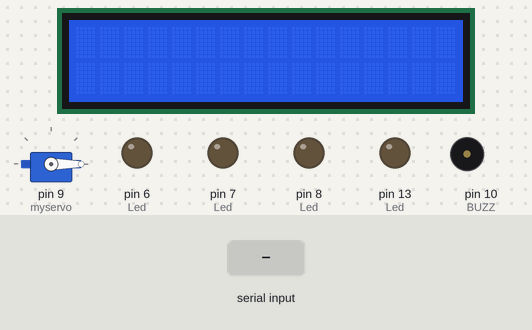
A sketch run on a simulated Arduino Uno, built with avr-gcc and run on an emulated ATmega328P. On the bench: servo, 16×2 character LCD, output pins drawn as LEDs (lit = HIGH), buzzer (waves = sounding). The test bench sets the inputs (shaded band). Pins used as bus, display or sensor lines are not drawn.

Above: at 1.2 s.
1.3 s: "O" received over the second serial link
At 3.0 s:
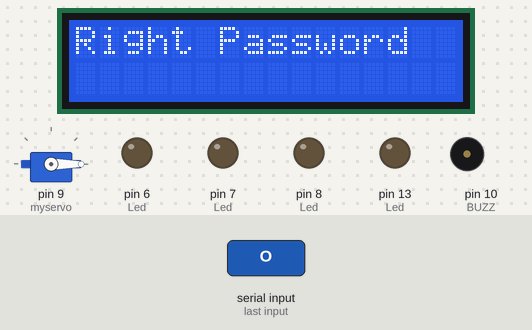
7.3 s: "W" received over the second serial link
At 8.8 s:
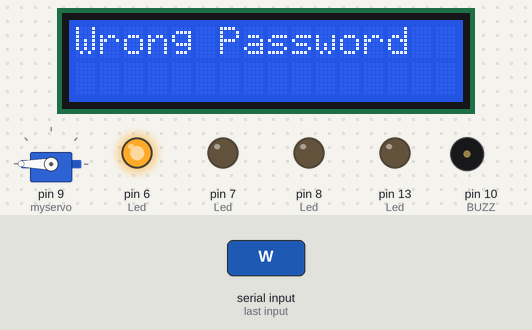
10.3 s: "T" received over the second serial link
At 12.7 s:
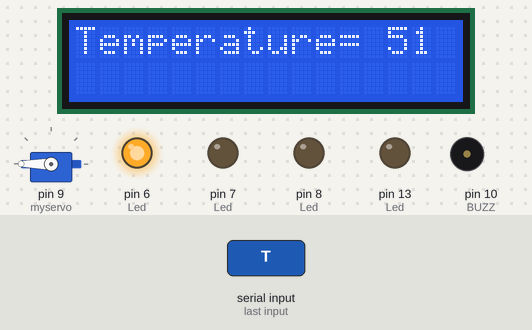
16.3 s: "C" received over the second serial link
22.1 s: "N" received over the second serial link
At 25.0 s:
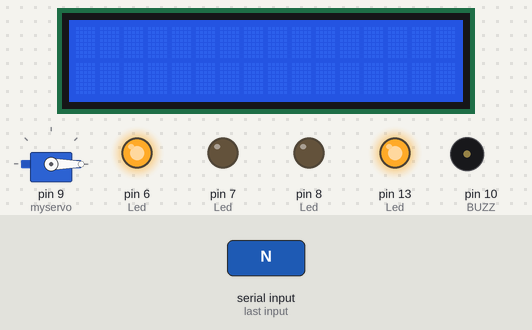
25.1 s: "F" received over the second serial link
At 27.0 s:
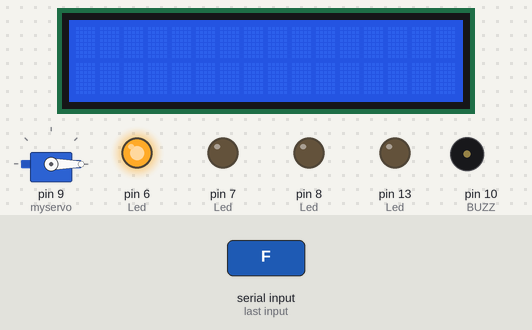
Timing chart, 0 to 28.5 s (numbered marks = the images above; inputs shaded):
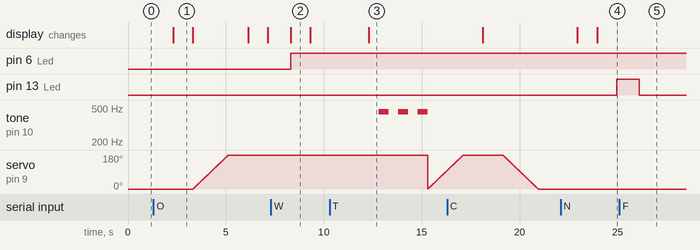

The sketch:

Smart_Home.ino
```cpp
#include <LiquidCrystal.h>
#include <SoftwareSerial.h>
#include <Servo.h> // servo library
#include <EEPROM.h>
#include <Wire.h>
#include "MAX30105.h"
#include "heartRate.h"

MAX30105 particleSensor;
SoftwareSerial Blue = SoftwareSerial(0, 1);
Servo myservo; // servo name
LiquidCrystal lcd(12, 11, 5, 4, 3, 2);

byte ledBrightness = 255;
const byte RATE_SIZE = 4; //Increase this for more averaging. 4 is good.
byte rates[RATE_SIZE]; //Array of heart rates
byte rateSpot = 0;
long lastBeat = 0; //Time at which the last beat occurred
float beatsPerMinute;
int beatAvg;

int BUZZ = 10;
String data = " ";
int opened = 0;

void setup() {
  // put your setup code here, to run once:
  pinMode(0, INPUT);  //RX
  pinMode(1, OUTPUT); //TX
  pinMode(6, OUTPUT); //Led
  pinMode(7, OUTPUT); //Led
  pinMode(8, OUTPUT); //Led
  pinMode(9, OUTPUT); //servo
  pinMode(10, OUTPUT); //buzzer
  pinMode(13, OUTPUT); //Led
  pinMode(14, OUTPUT); //temp sensor
  pinMode(18, OUTPUT); //heart rate sensor SCL
  pinMode(19, OUTPUT);//heart rate sensor SDA
  myservo.attach(9); //attaches the servo to digital pin 9
  myservo.write(0);

  Wire.begin();
  Serial.begin(115200); //heart rate sensor
  Blue.begin(9600); //Set the baud rate as 9600
  lcd.begin(16, 2); //initialize the lcd for 16 chars 2 lines
  lcd.clear();
  noTone(10);

}

void loop() {
  // put your main code here, to run repeatedly:
  Blue.listen();
  while (Blue.available() > 0)
  {
    data = Blue.readString();
    //Door Opening
    if (data == "O") {
      if (opened == 0) {
        digitalWrite(6, LOW);
        digitalWrite(7, LOW);
        digitalWrite(8, LOW);
        lcd.clear();
        lcd.setCursor(0, 0);
        lcd.print("Right Password");
        delay(1000);
        lcd.clear();
        for (int x = 0; x <= 180; x += 1) // Rotates the servo to the unlocked position
        {
          myservo.write(x);
          delay(10);
        }
        opened = 1;
        delay(1000);
        lcd.setCursor(0, 0);
        lcd.print("Opened using");
        lcd.setCursor(0, 1);
        lcd.print("the App");
        delay(1000);
        lcd.clear();
      }
    }
    else if (data == "W")
    {
      if (digitalRead(6) == LOW && digitalRead(7) == LOW && digitalRead(8) == LOW)
      {
        digitalWrite(6, HIGH);
        lcd.clear();
        lcd.setCursor(0, 0);
        lcd.print("Wrong Password");
        delay(1000);
        lcd.clear();
      }
      else if (digitalRead(6) == HIGH && digitalRead(7) == LOW && digitalRead(8) == LOW)
      {
        digitalWrite(7, HIGH);
        lcd.clear();
        lcd.setCursor(0, 0);
        lcd.print("Wrong Password");
        delay(1000);
        lcd.clear();
      }
      else if (digitalRead(6) == HIGH && digitalRead(7) == HIGH && digitalRead(8) == LOW)
      {
        digitalWrite(8, HIGH);
        lcd.print("Wrong Password");
        delay(1000);
        lcd.clear();
        lcd.setCursor(0, 0);
        lcd.print("The Door is Locked");
        digitalWrite(6, LOW);
        digitalWrite(7, LOW);
        digitalWrite(8, LOW);
        delay(3000);
        lcd.clear();
      }
    }
    else if (data == "C")
    {
      if (opened == 1) {
        for (int x = 180; x >= 0; x -= 1) // Rotates the servo to the unlocked position
        {
          myservo.write(x);
          delay(10);
        }
        delay(2000);
        lcd.setCursor(0, 0);
        lcd.print("Closed");
        delay(1000);
        lcd.clear();
        opened = 0;
      }
    }
    //Lightning
    else if (data == "N")
    {
      digitalWrite(13, HIGH);
    }
    else if (data == "F")
    {
      digitalWrite(13, LOW);
    }

    //Temperature
    else if (data == "T")
    {
      //int temp = analogRead(A0);
      //Convert digital data into analog by multiplying by 5000 and dividing by 1024
      //float voltage = temp * (5.0 / 1024.0);
      // Convert the voltage into the temperature in degree Celsius:
      //float tempC = voltage * 100;
      int tempC = 51;
      delay(1000);
      lcd.clear();
      lcd.setCursor(0, 0);
      lcd.print("Temperature= ");
      lcd.print(tempC);
      lcd.print(" C");
      delay(500);
      if (tempC > 50)
        {
        tone(BUZZ, 450);
        delay(500);
        noTone(BUZZ);
        delay(500);
        tone(BUZZ, 450);
        delay(500);
        noTone(BUZZ);
        delay(500);
        tone(BUZZ, 450);
        delay(500);
        noTone(BUZZ);
        for(int x = 0; x <= 180; x += 1)
        {
          myservo.write(x);
          delay(10);
        }
        opened = 1;
        }
      delay(1000);
      lcd.clear();

    }
    //Heart Rate
    else if (data == "H")
    {
      if (!particleSensor.begin(Wire, I2C_SPEED_FAST)) {
        Serial.println("MAX30102 was not found. Please check wiring/power. ");
        while (1);
      }
      particleSensor.setup(); //Configure sensor with default settings
      particleSensor.setPulseAmplitudeRed(0x0A); //Turn Red LED to low to indicate sensor is running
      particleSensor.setPulseAmplitudeGreen(0); //Turn off Green LED

      Serial.println("Initializing...");
      while(Serial.available() > 0) {

        long irValue = particleSensor.getIR();//Reading the IR value it will permit us to know if there's a finger on the sensor or not
                                           //Also detecting a heartbeat
        if(irValue > 7000){   //If a finger is detected
          lcd.clear();
          lcd.setCursor(0,0);
          lcd.print("BPM = ");
          lcd.print(beatAvg);

          if (checkForBeat(irValue) == true) {   //If a heart beat is detected
            //We sensed a beat!
            tone(10,1000);                                        //And tone the buzzer for a 100ms you can reduce it it will be better
            delay(100);
            noTone(10);
            long delta = millis() - lastBeat; //Measure duration between two beats
            lastBeat = millis();
            beatsPerMinute = 60 / (delta / 1000.0); //Calculating the BPM
            if (beatsPerMinute < 255 && beatsPerMinute > 20) { //To calculate the average we strore some values (4) then do some math to calculate the average
              rates[rateSpot++] = (byte)beatsPerMinute; //Store this reading in the array
              rateSpot %= RATE_SIZE; //Wrap variable
              //Take average of readings
              beatAvg = 0;
              for (byte x = 0 ; x < RATE_SIZE ; x++)
              {
                beatAvg += rates[x];
              }
              beatAvg /= RATE_SIZE;
            }
          }
        }

        //delay(500);
        Serial.print("IR = ");
        Serial.print(irValue);
        Serial.print(", BPM = ");
        Serial.print(beatsPerMinute);
        Serial.print(", Avg BPM = ");
        Serial.print(beatAvg);

        if (irValue < 7000){       //If no finger is detected it inform the user and put the average BPM to 0 or it will be stored for the next measure
          beatAvg=0;
          noTone(10);
          lcd.clear();
          lcd.setCursor(0,0);
        }
       }
       //Serial.println();
    }
  }
}
```

Measured:
- after the input at 1.3 s, servo on pin 9 (myservo): moves from 0° to 180° over 1.8 s, starting after 2.0 s; the display: changes after 1.0 s (image 1)
- after the input at 7.3 s, pin 6 (Led): LOW → HIGH after 1.0 s; the display: changes after 1.0 s (image 2)
- after the input at 10.3 s, tone on pin 10 (BUZZ): alternates 450 Hz for 0.50 s and silent for 0.50 s, starting after 2.5 s; the display: changes after 2.0 s (image 3)
- after the input at 22.1 s, pin 13 (Led): LOW → HIGH after 2.9 s
- after the input at 25.1 s, pin 13 (Led): HIGH → LOW after 1.0 s
- what the display in image 1 shows lasts 1.0 s, from 2.3 s to 3.3 s
